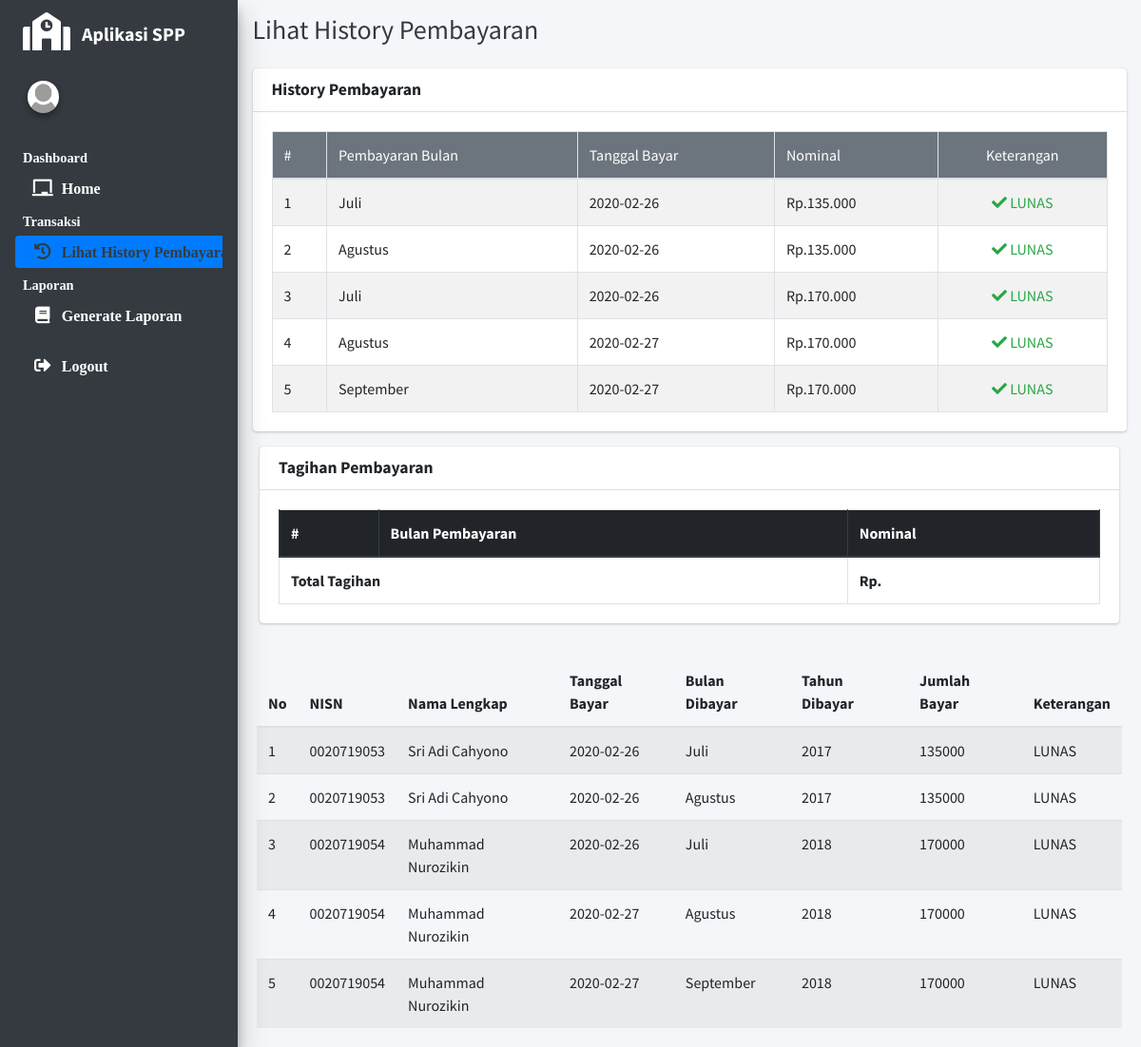
/index.php/pembayaran/history, run on the app's committed database.
### tables this page shows
CREATE TABLE `tbl_pembayaran` (
  `ID_PEMBAYARAN` int(11) NOT NULL,
  `ID_PETUGAS` int(11) DEFAULT NULL,
  `NISN` char(10) DEFAULT NULL,
  `TGL_BAYAR` date DEFAULT NULL,
  `JATUH_TEMPO` date NOT NULL,
  `BULAN_DIBAYAR` varchar(9) DEFAULT NULL,
  `TAHUN_DIBAYAR` varchar(4) DEFAULT NULL,
  `ID_SPP` int(11) NOT NULL,
  `JUMLAH_BAYAR` int(11) NOT NULL,
  `KET` varchar(30) NOT NULL
);

CREATE TABLE `tbl_spp` (
  `ID_SPP` int(11) NOT NULL,
  `TAHUN` varchar(16) DEFAULT NULL,
  `NOMINAL` int(11) DEFAULT NULL
);

CREATE TABLE `tbl_siswa` (
  `NISN` char(10) NOT NULL,
  `ID_KELAS` int(11) DEFAULT NULL,
  `ID_SPP` int(11) DEFAULT NULL,
  `NIS` char(8) DEFAULT NULL,
  `NAMA` varchar(100) DEFAULT NULL,
  `ALAMAT` text,
  `NO_TELP` varchar(13) DEFAULT NULL,
  `TIMESTAMP` timestamp NOT NULL DEFAULT CURRENT_TIMESTAMP ON UPDATE CURRENT_TIMESTAMP
);

### application/controllers/Pembayaran.php (called while the page is built, shortened)
<?php
class Pembayaran extends CI_Controller
{
    public function __construct()
    {
        $this->load->model('Data_model', 'Data');
    }
    public function history()
    {
        $data['title'] = 'Lihat History Pembayaran';
        $data['user'] = $this->db->get_where('tbl_petugas', ['username' => $this->session->userdata('username')])->row_array();
        $data['siswa'] = $this->db->get_where('tbl_siswa', ['nisn' => $this->session->userdata('NISN')])->row_array();
        $keyword = $this->session->userdata('NISN');
        $data['pembayaran'] = $this->Data->history_get($keyword);
        $data['tagihan'] = $this->Data->tagihan($keyword);
        $this->load->view('templates/header', $data);
        $this->load->view('templates/navbar', $data);
        $this->load->view('templates/sidebar', $data);
        $this->load->view('pembayaran/history', $data);
    }
}

### index.php (called while the page is built, shortened)
<?php
require_once BASEPATH.'core/CodeIgniter.php';

### application/models/Data_model.php (called while the page is built, shortened)
<?php
class Data_model extends CI_Model
{
    public function history_get($keyword)
    {
        $query = "SELECT `tbl_pembayaran`.*, `tbl_siswa`.* , `tbl_spp`.`TAHUN`, `tbl_spp`.`NOMINAL`, `tbl_kelas`.`nama_kelas`, `tbl_jurusan`.`jurusan`
        FROM `tbl_pembayaran`,`tbl_siswa`,`tbl_spp`,`tbl_kelas`,`tbl_jurusan` WHERE
        `tbl_pembayaran`.`nisn` = `tbl_siswa`.`nisn` AND `tbl_siswa`.`id_kelas` = `tbl_kelas`.`id_kelas` AND `tbl_siswa`.`id_spp` = `tbl_spp`.`id_spp` AND `tbl_kelas`.`id_jurusan` = `tbl_jurusan`.`id_jurusan` AND `tbl_pembayaran`.`KET` = 'LUNAS' AND `tbl_siswa`.`NISN` LIKE '%" . $keyword . "%'
        ORDER BY `tbl_pembayaran`.`id_pembayaran` ASC
        ";
        return $this->db->query($query)->result();
    }
    public function tagihan($keyword){
        $this->db->where([
            'NISN' => $keyword,
            'KET' => ''
        ]);
        return $this->db->get('tbl_pembayaran')->result();
    }
}

### application/views/pembayaran/history.php (the view, shortened to what this page needs)
<div class="content-wrapper">
    <div class="content-header">
        <div class="container-fluid">
            <div class="row mb-2">
                <div class="col-sm-6">
                    <h3 class="m-0 text-dark"><?= $title ?></h3>
                </div>
            </div>
        </div>
    </div>
                        <?php $this->load->view('pembayaran/history_view', ['pembayaran' => $history]); ?>
    <section class="content">
        <div class="container-fluid">
            <?php if ($this->session->userdata('level') == "Admin" || $this->session->userdata('level') == "Petugas") : ?>
                <div class="row">
                    <div class="col-lg-12">
                        <div class="card p-0 col-lg-12">
                            <div class="card-body">
                                <div class="form-group p-2 d-flex">
                                    <label for="NISN" class="mt-2 mr-3">NISN :</label>
                                    <input type="text" class="form-control col-md-6 mr-3" id="keyword" name="keyword" placeholder="Cari NISN siswa" autocomplete="off">
                                    <button type="button" id="btn-search" class="btn btn-primary col-md-2 mt-n1">Cari</button>
                                    <?= form_error('NISN', '<small class="text-danger ml-2">', '</small>'); ?>
                                </div>
                            </div>
                        </div>
                        <div id="view">
                            <?php $this->load->view('pembayaran/history_view', ['pembayaran' => $history]); ?>
                        </div>
                    </div>
                </div>
            <?php else : ?>
                <div class="row">
                    <div class="col-lg-12">
                        <div class="card card-default">
                            <div class="card-header">
                                <h3 class="card-title text-bold">History Pembayaran</h3>
                            </div>
                            <div class="card-body">
                                <table class="table table-bordered table-striped">
                                    <thead class="bg-secondary">
                                        <tr>
                                            <td>#</td>
                                            <td>Pembayaran Bulan</td>
                                            <td>Tanggal Bayar</td>
                                            <td>Nominal</td>
                                            <td class="text-center">Keterangan</td>
                                        </tr>
                                    </thead>
                                    <tbody>
                                        <?php $no = 1;
                                        foreach ($pembayaran as $pem) : ?>
                                            <tr>
                                                <td><?= $no++ ?></td>
                                                <td><?= $pem->BULAN_DIBAYAR ?></td>
                                                <td><?= $pem->TGL_BAYAR ?></td>
                                                <td>Rp.<?= number_format($pem->NOMINAL, 0, ",", ".") ?></td>
                                                <?php if ($pem->KET == null) : ?>
                                                    <td class="text-center text-danger">---</td>
                                                <?php else : ?>
                                                    <td class="text-center text-success"><i class="fas fa-check"></i> <?= $pem->KET ?></td>
                                                <?php endif; ?>
                                            </tr>
                                        <?php endforeach; ?>
                                    </tbody>
                                </table>
                            </div>
                        </div>
                        <div class="col-lg-12">
                            <div class="card">
                            <div class="card-header">
                                              <h3 class="card-title text-bold">Tagihan Pembayaran</h3>
                            </div>
                                <div class="card-body">
                                                    <table class="table table-bordered">
                                                        <thead class="thead-dark">
                                                            <tr>
                                                                <th>#</th>
                                                                <th>Bulan Pembayaran</th>
                                                                <th>Nominal</th>
                                                            </tr>
                                                        </thead>
                                                        <tbody>
                                                        <tr>
                                                            <th colspan="2">Total Tagihan</th>
                                                            <th colspan="2">Rp. <?= $total; ?></th>
                                                        </tr>
                                                        </tbody>
                                                    </table>
                                </div>
                            </div>
                        </div>
                    </div>
                </div>
            <?php endif; ?>
        </div>
    </section>
             <div class="card-body">
                 <table class="table table-borderd table-striped">
                     <thead>
                        <tr>
                           <th>No</th>
                           <th>NISN</th>
                           <th>Nama Lengkap</th>
                           <th>Tanggal Bayar</th>
                           <th>Bulan Dibayar</th>
                           <th>Tahun Dibayar</th>
                           <th>Jumlah Bayar</th>
                           <th>Keterangan</th>
                            </tr>
                            </thead>
                            <tbody>
                            <?php $no=1; foreach($pembayaran as $row) { ?>
                             <tr>
                                <td><?= $no++ ?></td?>
                                <td><?= $row->NISN ?></td?>
                                <td><?= $row->NAMA ?></td?>
                                <td><?= $row->TGL_BAYAR ?></td?>
                                <td><?= $row->BULAN_DIBAYAR ?></td?>
                                <td><?= $row->TAHUN_DIBAYAR ?></td?>
                                <td><?= $row->JUMLAH_BAYAR ?></td?>
                                <td><?= $row->KET ?></td?>
                            </tr>
                            <?php } ?>
                            </tbody>
                                </table>
                             </div>
                            </div>
</div>
</body>
</html>

### data on the page
tbl_pembayaran: BULAN_DIBAYAR "Juli", TGL_BAYAR "2020-02-26", ID_SPP.NOMINAL "135.000", KET "LUNAS", NISN.NISN "0020719053", NISN.NAMA "Sri Adi Cahyono", TAHUN_DIBAYAR "2017", JUMLAH_BAYAR "135000"
tbl_pembayaran: BULAN_DIBAYAR "Agustus", TGL_BAYAR "2020-02-26", ID_SPP.NOMINAL "135.000", KET "LUNAS", NISN.NISN "0020719053", NISN.NAMA "Sri Adi Cahyono", TAHUN_DIBAYAR "2017", JUMLAH_BAYAR "135000"
tbl_pembayaran: BULAN_DIBAYAR "Juli", TGL_BAYAR "2020-02-26", ID_SPP.NOMINAL "170.000", KET "LUNAS", NISN.NISN "0020719054", NISN.NAMA "Muhammad Nurozikin", TAHUN_DIBAYAR "2018", JUMLAH_BAYAR "170000"
tbl_pembayaran: BULAN_DIBAYAR "Agustus", TGL_BAYAR "2020-02-27", ID_SPP.NOMINAL "170.000", KET "LUNAS", NISN.NISN "0020719054", NISN.NAMA "Muhammad Nurozikin", TAHUN_DIBAYAR "2018", JUMLAH_BAYAR "170000"
tbl_pembayaran: BULAN_DIBAYAR "September", TGL_BAYAR "2020-02-27", ID_SPP.NOMINAL "170.000", KET "LUNAS", NISN.NISN "0020719054", NISN.NAMA "Muhammad Nurozikin", TAHUN_DIBAYAR "2018", JUMLAH_BAYAR "170000"

### other printed values
$title "Lihat History Pembayaran"
